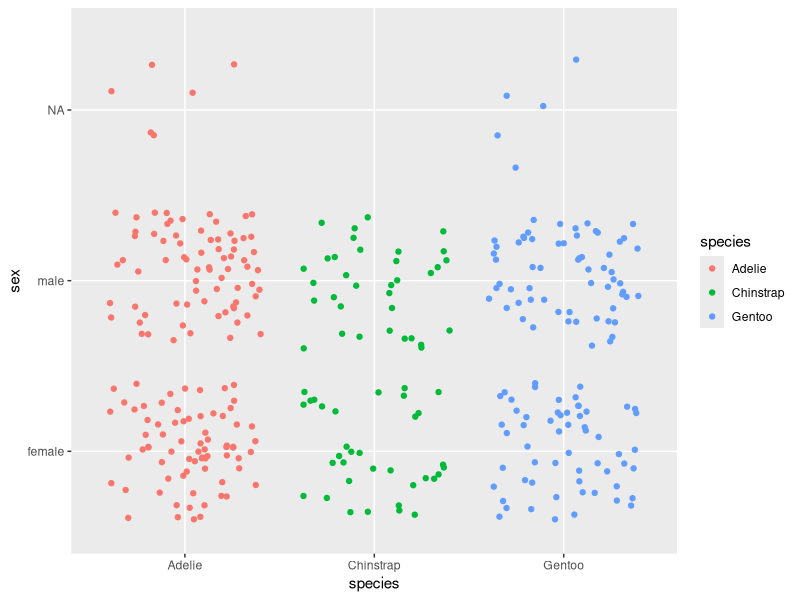

The R script that drew this image:
## ---- chunk 1
library(palmerpenguins)
library(ggplot2)
View(penguins)
ggplot(data = penguins, aes(x = species, y = sex))+
  geom_jitter(aes(color = species))
